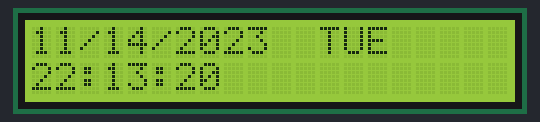
Recording of a program running on a simulated Arduino Uno, built with avr-gcc and run on an emulated ATmega328P. Parts: 20×2 character LCD. The local clock reads 2024-03-15 10:24:30 at power-on unless the program sets it; what the program prints to the serial monitor is not drawn.

Above: at 0.2 s.
At 4.4 s:
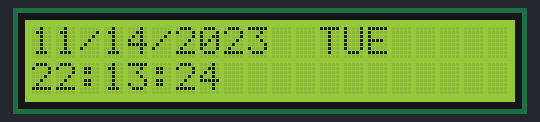
At 9.1 s:
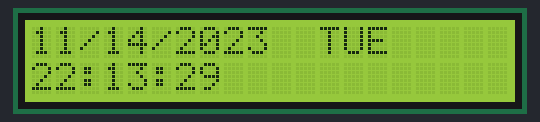
At 19.1 s:
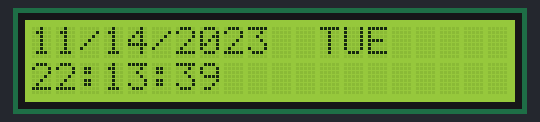
At 28.1 s:
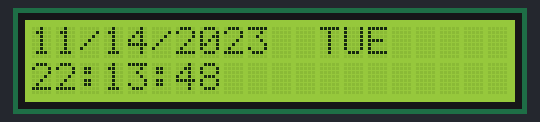
At 38.1 s:
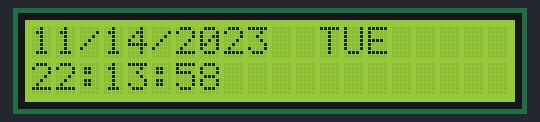

Measured:
- what the display in image 1 shows lasts 1.1 s, from 4.3 s to 5.4 s

The program:

main.cpp
```cpp
//*************************************************************************************************
// main.cpp
// This example demonstrates how to connect and display date/time values from an Adafruit DS1307
// Real Time Clock (RTC) Breakout board.
//
// The date and time will be written to an I2C 16x2 LCD.
//
// This is specifically implemented using PlatformIO development environment.
//*************************************************************************************************

#include <Arduino.h>
#include <Wire.h>                           // For I2C communications.

// These are the boards this code has been tested with. Other boards will be added as time permits.
#if defined(ARDUINO_AVR_UNO)
  #define BOARD_NAME "Arduino UNO"
#else
  #error "UNKNOWN BOARD"
#endif

// The Adafruit RTC library.
#include "RTClib.h"

// DS1307 RTC Breakout.
RTC_DS1307 rtc;
bool rtcRunning = false;
#define RTC_INITIALIZE true

char daysOfTheWeek[7][4] = {"SUN", "MON", "TUE", "WED", "THU", "FRI", "SAT"};

// LCD Library.
#include "LiquidCrystal_I2C.h"

LiquidCrystal_I2C lcd_8574(0x38, 16, 2);

// Declare functions so the compiler doesn't complain.
bool initializeRTC();
void initializeSerial();
void lcdPrintDateTime(DateTime dt);
void serialPrintDateTime(DateTime dt);

//-------------------------------------------------------------------------------------------------
// setup
// Called and run only once.
//-------------------------------------------------------------------------------------------------
void setup()
{
  // Initialize the serial communications. This is for displaying status and RTC values only.
  initializeSerial();

  // Initialize the RTC.
  rtcRunning = initializeRTC();

  lcd_8574.begin(20,2);
  lcd_8574.backlight();
  lcd_8574.setBacklight(HIGH);
  lcd_8574.setCursor(0, 0);
  lcd_8574.print(F("DS1307 RTC"));
}

//-------------------------------------------------------------------------------------------------
// loop
// Called continuously..
//-------------------------------------------------------------------------------------------------
void loop()
{
  // We won't do anything if the RTC is not available or running.
  if(!rtcRunning)
  {
    Serial.println(F("RTC is not running"));
    delay(1000);
    return;
  }

  // Return the date and time as a DateTime object.
  DateTime curDateTime = rtc.now();

  // Display the date and time on the serial terminal.
  serialPrintDateTime(curDateTime);

  // Display the date and time on the 16x2 LCD.
  lcdPrintDateTime(curDateTime);

  delay(500);
}

//-------------------------------------------------------------------------------------------------
// initializeRTC
//-------------------------------------------------------------------------------------------------
bool initializeRTC()
{
  Serial.print(F("RTC  : "));
  if(!rtc.begin()){
    Serial.println(F("Couldn't find RTC"));
    return(false);
  }
  if(!rtc.isrunning())
  {
    Serial.println(F("RTC is not running"));
    return(false);
  }
  Serial.println(F("RTC is running!"));

  // If this is the first time you are running this, the RTC requires initialization or it will not
  // operate correctly. The following line sets the RTC to the date & time this sketch was compiled.
  if(RTC_INITIALIZE)
  {
    rtc.adjust(DateTime(F(__DATE__), F(__TIME__)));
  }

  // If you'd like to set the RTC with an explicit date & time...
  // January 21, 2014 at 3am you would call:
  // rtc.adjust(DateTime(2014, 1, 21, 3, 0, 0));

  // RTC initialization successful.
  return(true);
}

//-------------------------------------------------------------------------------------------------
// initializeSerial
//-------------------------------------------------------------------------------------------------
void initializeSerial()
{
  while(!Serial);
  Serial.begin(57600);
  Serial.print(F("Board: "));
  Serial.println(BOARD_NAME);
}

//-------------------------------------------------------------------------------------------------
// lcdPrintDateTime
//-------------------------------------------------------------------------------------------------
void lcdPrintDateTime(DateTime dt)
{
  char cData[10];

  lcd_8574.setCursor(0,0);
  sprintf(cData, "%02d", dt.month());
  lcd_8574.print(cData);
  lcd_8574.print(F("/"));
  sprintf(cData, "%02d", dt.day());
  lcd_8574.print(cData);
  lcd_8574.print(F("/"));
  lcd_8574.print(dt.year());
  lcd_8574.print(F("  "));
  lcd_8574.print(daysOfTheWeek[dt.dayOfTheWeek()]);

  lcd_8574.setCursor(0,1);
  sprintf(cData, "%02d", dt.hour());
  lcd_8574.print(cData);
  lcd_8574.print(F(":"));
  sprintf(cData, "%02d", dt.minute());
  lcd_8574.print(cData);
  lcd_8574.print(F(":"));
  sprintf(cData, "%02d", dt.second());
  lcd_8574.print(cData);
}

//-------------------------------------------------------------------------------------------------
// serialPrintDateTime
// Prints the specified date and time to the serial terminal.
//-------------------------------------------------------------------------------------------------
void serialPrintDateTime(DateTime dt)
{
  Serial.print(dt.month(), DEC);
  Serial.print('/');
  Serial.print(dt.day(), DEC);
  Serial.print('/');
  Serial.print(dt.year(), DEC);
  Serial.print(" (");
  Serial.print(daysOfTheWeek[dt.dayOfTheWeek()]);
  Serial.print(") ");
  Serial.print(dt.hour(), DEC);
  Serial.print(':');
  Serial.print(dt.minute(), DEC);
  Serial.print(':');
  Serial.print(dt.second(), DEC);
  Serial.println();
}
```
